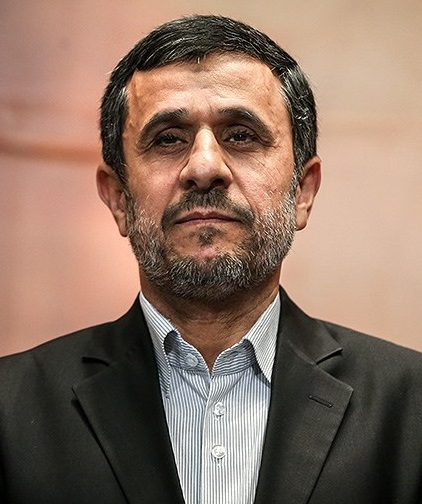
#> input picture image_processing_core/1.jpg, 422 x 504 px
$ python cropper.py
#> lines starting #> are read from the running program, lines starting #| are printed output that depends on the picture
import cv2
import sys
import os


class FaceCropper(object):
     CASCADE_PATH = cv2.data.haarcascades + "haarcascade_frontalface_default.xml"

     def __init__(self):
          self.face_cascade = cv2.CascadeClassifier(self.CASCADE_PATH)

     def generate(self, image_path, show_result):
#> called with image_path = '1.jpg', show_result = False
          img = cv2.imread(image_path)
#> img is the input picture: shape (504, 422, 3); mean B, G, R 99.8, 114.7, 139.7
          if (img is None):
               print("Can't open image file")
               return 0

          #img = cv2.cvtColor(img, cv2.COLOR_BGR2GRAY)
          faces = self.face_cascade.detectMultiScale(img, 1.1, 3, minSize=(100, 100))
#> faces = [[92, 48, 225, 225]]
          if (faces is None):
               print('Failed to detect face')
               return 0

          if (show_result):
               for (x, y, w, h) in faces:
                    cv2.rectangle(img, (x,y), (x+w, y+h), (255,0,0), 2)
               cv2.imshow('img', img)
               cv2.waitKey(0)
               cv2.destroyAllWindows()

          facecnt = len(faces)
#> facecnt = 1
          print("Detected faces: %d" % facecnt)
#| Detected faces: 1
          i = 0
          height, width = img.shape[:2]
#> height = 504; width = 422

          for (x, y, w, h) in faces:
               r = max(w, h) / 2
               centerx = x + w / 2
               centery = y + h / 2
               nx = int(centerx - r)
               ny = int(centery - r)
               nr = int(r * 2)

               faceimg = img[ny:ny+nr, nx:nx+nr]
               lastimg = cv2.resize(faceimg, (200, 200))
               i += 1
               cv2.imwrite("croppedImages/image%d.jpg" % i, lastimg)
#> this loop made 1 pass
#> (x, y, w, h, r, centerx, centery, nx) on pass 1: (92, 48, 225, 225, 112.5, 204.5, 160.5, 92)
#> pass 1, in generate, `faceimg = img[ny:ny+nr, nx:nx+nr]`:
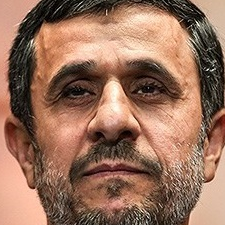
#> faceimg: shape (225, 225, 3); mean B, G, R 91.6, 112.1, 151.3
#> pass 1, in generate, `lastimg = cv2.resize(faceimg, (200, 200))`:
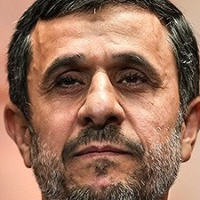
#> lastimg: shape (200, 200, 3); mean B, G, R 91.4, 111.9, 151.2
#> after the loop, i = 1

detecter = FaceCropper()
detecter.generate('1.jpg', False)
